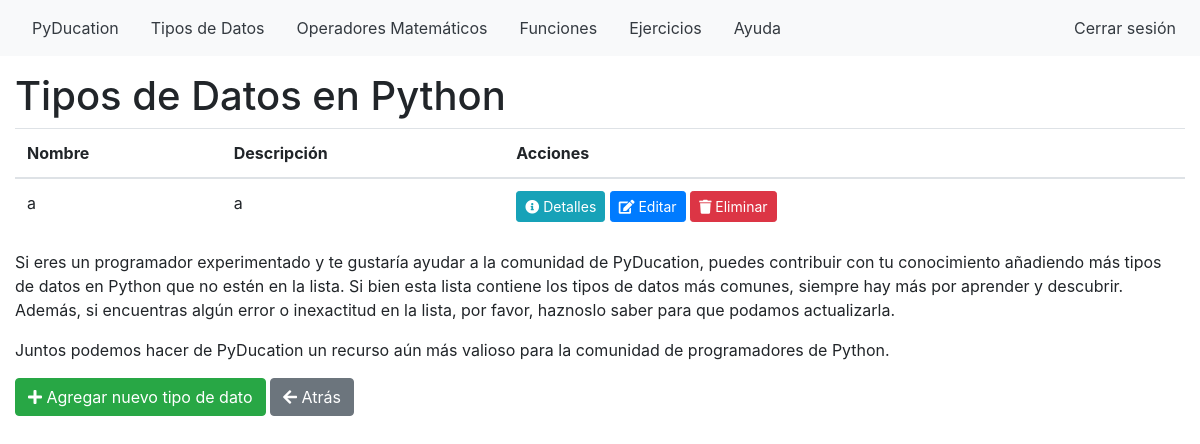
/data_list/ (signed in), run on an earlier commit of the app's database.
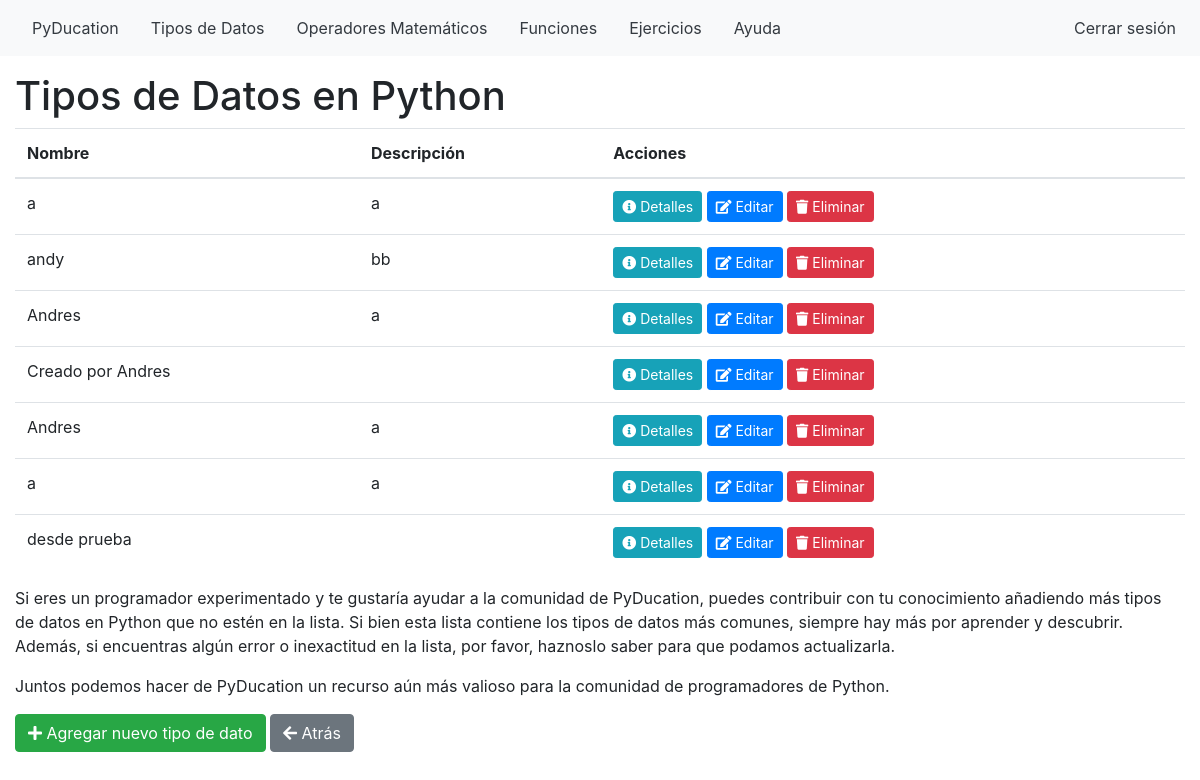
And on a later commit of the database.
### blog/models.py (models this page shows)
class DataType(models.Model):
    name = models.CharField(max_length=255)
    description = models.TextField(blank=True, null=True)
    example = models.TextField(blank=True, null=True)
    created_by = models.ForeignKey(
        User,
        on_delete=models.CASCADE,
        related_name='data_types_created',
        null=True,
        blank=True,
        default=None,
    )

### blog/views.py (the view)
# urls.py: path('data_list/', DataTypeListView.as_view(), name='data_type_list'),
class DataTypeListView(LoginRequiredMixin, ListView):
    template_name = 'data_types/data_type_list.html'
    model = DataType
    context_object_name = 'data_types'

### PyDucation/templates/data_types/data_type_list.html (shortened to what this page needs)
{% extends 'PyDucation/base.html' %}
{% block content %}
  <h1>Tipos de Datos en Python</h1>
  <table class="table">
    <thead>
      <tr>
        <th>Nombre</th>
        <th>Descripción</th>
        <th>Acciones</th>
      </tr>
    </thead>
    <tbody>
      {% for data_type in data_types %}
        <tr>
          <td>{{ data_type.name }}</td>
          <td>{{ data_type.description }}</td>
          <td>
            <a href="{% url 'data_type_detail' pk=data_type.pk %}" class="btn btn-sm btn-info"><i class="fas fa-info-circle"></i> Detalles</a>
            <a href="{% url 'data_type_update' pk=data_type.pk %}" class="btn btn-sm btn-primary"><i class="fas fa-edit"></i> Editar</a>
            <form action="{% url 'data_type_delete' pk=data_type.pk %}" method="post" class="d-inline">
              <button type="submit" class="btn btn-sm btn-danger" onclick="return confirm('¿Está seguro de que desea eliminar este tipo de datos?')"><i class="fas fa-trash"></i> Eliminar</button>
            </form>
          </td>
        </tr>
      {% empty %}
        <tr>
          <td colspan="3">No se encontraron tipos de datos.</td>
        </tr>
      {% endfor %}
    </tbody>
  </table>
  <p>Si eres un programador experimentado y te gustaría ayudar a la comunidad de PyDucation, puedes contribuir con tu conocimiento añadiendo más tipos de datos en Python que no estén en la lista. Si bien esta lista contiene los tipos de datos más comunes, siempre hay más por aprender y descubrir. Además, si encuentras algún error o inexactitud en la lista, por favor, haznoslo saber para que podamos actualizarla.
  <p>Juntos podemos hacer de PyDucation un recurso aún más valioso para la comunidad de programadores de Python.</p>
  <a href="{% url 'data_type_create' %}" class="btn btn-success"><i class="fas fa-plus"></i> Agregar nuevo tipo de dato</a>
  <a href="{% url 'pyducation' %}" class="btn btn-secondary"><i class="fas fa-arrow-left"></i> Atrás</a>
{% endblock %}

What changed in the data, as far as the page shows it:
added DataType: name "andy", description "bb"
added DataType: name "Andres", description "a"
added DataType: name "Creado por Andres"
added DataType: name "Andres", description "a"
added DataType: name "a", description "a"
added DataType: name "desde prueba"
